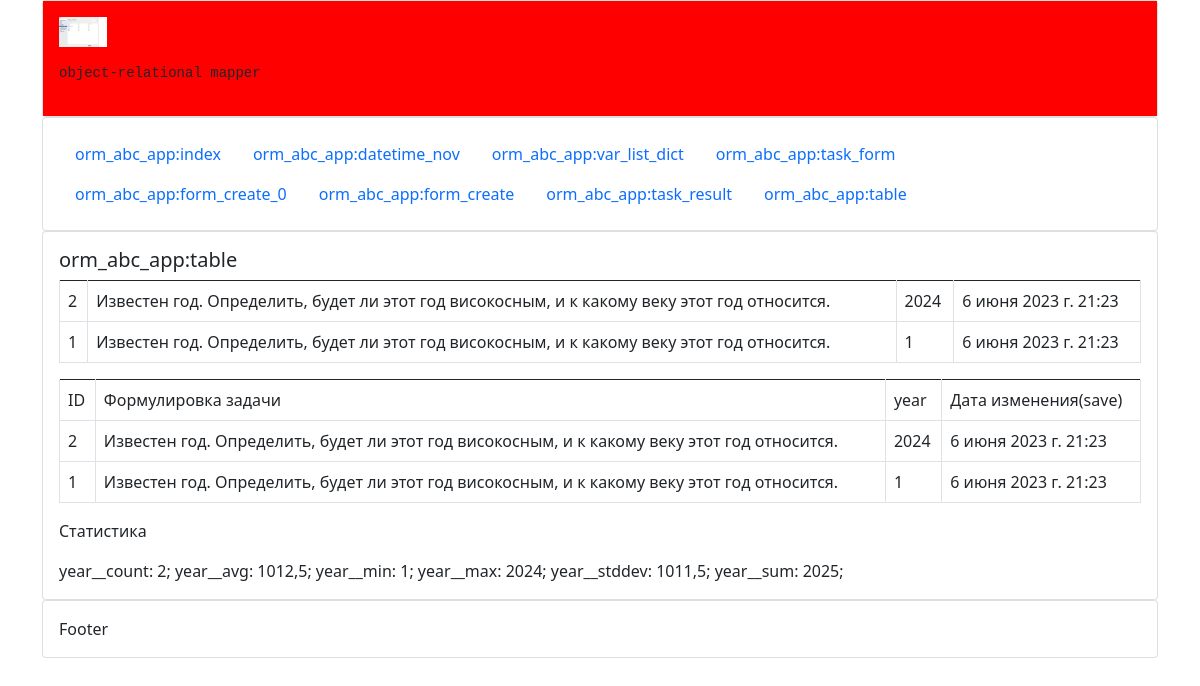
Screenshot of /table/ with the database file from the repository.
### orm_abc_app/models.py (models this page shows, shortened)
class Task(models.Model):
    task = models.CharField(verbose_name="Формулировка  задачи", default="Известен год. Определить, будет ли этот год високосным, и к какому веку этот год относится.", max_length=255)
    year = models.IntegerField()
    current_date = models.DateTimeField(verbose_name="Дата изменения(save)", auto_now=True)
    class Meta:
        verbose_name = "Year"
        verbose_name_plural = "Years"
        ordering = ('-id', '-year')

### orm_abc_app/views.py (the view)
# urls.py: path('table/', views.table, name='table'),
def table(request):
    objects_values = Task.objects.values()
    print('\nobjects_values:', objects_values)
    objects_values_list = Task.objects.values_list()
    print('\nobjects_values_list:', objects_values_list)
    cur_objects = Task.objects.all()
    statics_val = [cur_objects.aggregate(Count('year')), cur_objects.aggregate(Avg('year')), cur_objects.aggregate(Min('year')),
                   cur_objects.aggregate(Max('year')), cur_objects.aggregate(StdDev('year')), cur_objects.aggregate(Sum('year'))]
    print('\nstatics_val:', statics_val)
    statics = {'statics_val': statics_val}
    fields = Task._meta.get_fields()
    print('\nfields', fields)
    verbose_name_list = []
    name_list = []
    for e in fields:
        verbose_name_list.append(e.verbose_name)
        name_list.append(e.name)
    print('\nverbose_name_list:', verbose_name_list)
    print('\nname_list', name_list)
    field_names = verbose_name_list
    context = {'objects_values': objects_values, 'objects_values_list': objects_values_list,  'statics': statics, 'field_names': field_names}
    return render(request, 'table.html', context)

### orm_abc_app/templates/table.html (shortened to what this page needs)
{% extends 'layout.html' %}
{% block content %}
    <h5>orm_abc_app:table</h5>
    <table class="table table-bordered">
        <tbody style="border-top: 3.0px;">
        {% for object in objects_values %}
            <tr>
                {% for key, value in object.items %}
                    <td>
                        {{ value }}
                    </td>
                {% endfor %}
            </tr>
        {% endfor %}
    </table>
    <table class="table table-bordered">
        <tbody style="border-top: 3.0px;">
        <tr>
            {% for name in field_names %}
                <td>{{ name }}</td>
            {% endfor %}
        </tr>
        {% for objects_values in objects_values_list %}
            <tr>
                {% for item in objects_values %}
                    <td>
                        {{ item }}
                    </td>
                {% endfor %}
            </tr>
        {% endfor %}
    </table>
    <p>Статистика</p>
    {% for item in statics.statics_val %}
        {% for k, v in  item.items %}
            {{ k }}:  {{ v }};
        {% endfor %}
    {% endfor %}
{% endblock %}

### orm_abc_app/templates/layout.html (shortened to what this page needs)
<!doctype html>
<html lang="en">
<head>
    <link href="https://cdn.jsdelivr.net/npm/bootstrap@5.1.3/dist/css/bootstrap.min.css" rel="stylesheet"
>
    {% load static %}
    <link href="{% static 'css/mycss.css' %}" rel="stylesheet">
</head>
<div class="container">
    <div class="card">
        <div class="card-body bgc">
            {% load static %} <img src="{% static 'images/settings_django.png' %}"
                                   alt="settings_django" height="30px">
            <p>
            <pre>object-relational mapper</pre>
            </p>
        </div>
    </div>
    <div class="card">
        <div class="card-body">
            {% include "navigation.html" %}
        </div>
    </div>
    <div class="card">
        <div class="card-body">
            {% block content %}{% endblock %}
        </div>
    </div>
    <div class="card">
        <div class="card-body">
            Footer
        </div>
    </div>
</div>
<body>
</body>
</html>

### orm_abc_app/templates/navigation.html
<ul class="nav">
    <li class="nav-item"><a class="nav-link" href="{% url 'orm_abc_app:index' %}">orm_abc_app:index</a></li>
    <li class="nav-item"><a class="nav-link" href="{% url 'orm_abc_app:datetime_nov' %}">orm_abc_app:datetime_nov</a>
    <li class="nav-item"><a class="nav-link" href="{% url 'orm_abc_app:var_list_dict' %}">orm_abc_app:var_list_dict</a></li>
    <li class="nav-item"><a class="nav-link" href="{% url 'orm_abc_app:task_form' %}">orm_abc_app:task_form</a></li>
    <li class="nav-item"><a class="nav-link" href="{% url 'orm_abc_app:form_create_0' %}">orm_abc_app:form_create_0</a></li>
    <li class="nav-item"><a class="nav-link" href="{% url 'orm_abc_app:form_create' %}">orm_abc_app:form_create</a></li>
    <li class="nav-item"><a class="nav-link" href="{% url 'orm_abc_app:task_result' %}">orm_abc_app:task_result</a></li>
    <li class="nav-item"><a class="nav-link" href="{% url 'orm_abc_app:table' %}">orm_abc_app:table</a></li>
</ul>

### orm_abc_app/static/css/mycss.css (style rules this page uses)
.bgc { background-color: red }

### rows the page displays
Task: object "2" "Известен год. Определить, будет ли этот год високосным, и к какому веку этот год относится." "2024" "6 июня 2023 г. 21:23", objects_values "2" "Известен год. Определить, будет ли этот год високосным, и к какому веку этот год относится." "2024" "6 июня 2023 г. 21:23"
Task: object "1" "Известен год. Определить, будет ли этот год високосным, и к какому веку этот год относится." "1" "6 июня 2023 г. 21:23", objects_values "1" "Известен год. Определить, будет ли этот год високосным, и к какому веку этот год относится." "1" "6 июня 2023 г. 21:23"

### other values shown
{{ name }} "ID" "Формулировка задачи" "year" "Дата изменения(save)"
{{ k }} "year__count" "year__avg" "year__min" "year__max" "year__stddev" "year__sum"
{{ v }} "2" "1012,5" "1" "2024" "1011,5" "2025"
